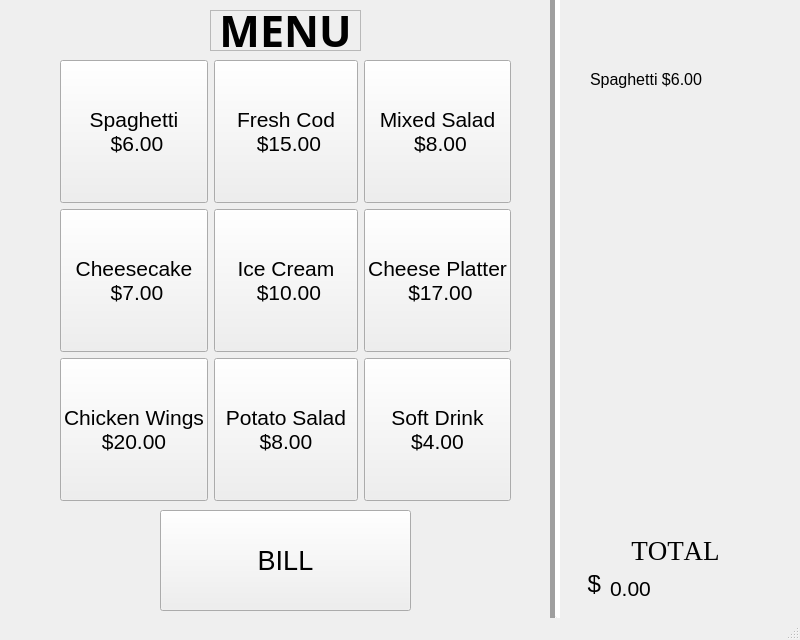
<?xml version="1.0" encoding="UTF-8"?>
<ui version="4.0">
 <class>MainWindow</class>
 <widget class="QMainWindow" name="MainWindow">
  <property name="geometry">
   <rect>
    <x>0</x>
    <y>0</y>
    <width>800</width>
    <height>640</height>
   </rect>
  </property>
  <property name="windowTitle">
   <string>MainWindow</string>
  </property>
  <widget class="QWidget" name="centralwidget">
   <widget class="QLabel" name="label">
    <property name="geometry">
     <rect>
      <x>210</x>
      <y>10</y>
      <width>151</width>
      <height>41</height>
     </rect>
    </property>
    <property name="font">
     <font>
      <family>Microsoft PhagsPa</family>
      <pointsize>32</pointsize>
      <weight>75</weight>
      <bold>true</bold>
     </font>
    </property>
    <property name="frameShape">
     <enum>QFrame::StyledPanel</enum>
    </property>
    <property name="lineWidth">
     <number>1</number>
    </property>
    <property name="text">
     <string>MENU</string>
    </property>
    <property name="alignment">
     <set>Qt::AlignCenter</set>
    </property>
    <property name="wordWrap">
     <bool>false</bool>
    </property>
    <property name="margin">
     <number>0</number>
    </property>
    <property name="indent">
     <number>-1</number>
    </property>
   </widget>
   <widget class="Line" name="line">
    <property name="geometry">
     <rect>
      <x>520</x>
      <y>-50</y>
      <width>71</width>
      <height>671</height>
     </rect>
    </property>
    <property name="lineWidth">
     <number>5</number>
    </property>
    <property name="orientation">
     <enum>Qt::Vertical</enum>
    </property>
   </widget>
   <widget class="QWidget" name="gridLayoutWidget">
    <property name="geometry">
     <rect>
      <x>60</x>
      <y>60</y>
      <width>451</width>
      <height>441</height>
     </rect>
    </property>
    <layout class="QGridLayout">
     <item row="2" column="0">
      <widget class="QPushButton" name="Button_7">
       <property name="sizePolicy">
        <sizepolicy hsizetype="Expanding" vsizetype="Expanding">
         <horstretch>0</horstretch>
         <verstretch>0</verstretch>
        </sizepolicy>
       </property>
       <property name="font">
        <font>
         <pointsize>16</pointsize>
        </font>
       </property>
       <property name="text">
        <string>Chicken Wings 
$20.00</string>
       </property>
      </widget>
     </item>
     <item row="0" column="0">
      <widget class="QPushButton" name="Button_1">
       <property name="sizePolicy">
        <sizepolicy hsizetype="Expanding" vsizetype="Expanding">
         <horstretch>0</horstretch>
         <verstretch>0</verstretch>
        </sizepolicy>
       </property>
       <property name="font">
        <font>
         <pointsize>16</pointsize>
        </font>
       </property>
       <property name="text">
        <string>Spaghetti 
 $6.00</string>
       </property>
       <property name="autoRepeat">
        <bool>false</bool>
       </property>
       <property name="default">
        <bool>false</bool>
       </property>
       <property name="flat">
        <bool>false</bool>
       </property>
      </widget>
     </item>
     <item row="0" column="2">
      <widget class="QPushButton" name="Button_3">
       <property name="sizePolicy">
        <sizepolicy hsizetype="Expanding" vsizetype="Expanding">
         <horstretch>0</horstretch>
         <verstretch>0</verstretch>
        </sizepolicy>
       </property>
       <property name="font">
        <font>
         <pointsize>16</pointsize>
        </font>
       </property>
       <property name="text">
        <string>Mixed Salad 
 $8.00</string>
       </property>
      </widget>
     </item>
     <item row="2" column="1">
      <widget class="QPushButton" name="Button_8">
       <property name="sizePolicy">
        <sizepolicy hsizetype="Expanding" vsizetype="Expanding">
         <horstretch>0</horstretch>
         <verstretch>0</verstretch>
        </sizepolicy>
       </property>
       <property name="font">
        <font>
         <pointsize>16</pointsize>
        </font>
       </property>
       <property name="text">
        <string>Potato Salad 
$8.00</string>
       </property>
      </widget>
     </item>
     <item row="0" column="1">
      <widget class="QPushButton" name="Button_2">
       <property name="sizePolicy">
        <sizepolicy hsizetype="Expanding" vsizetype="Expanding">
         <horstretch>0</horstretch>
         <verstretch>0</verstretch>
        </sizepolicy>
       </property>
       <property name="font">
        <font>
         <pointsize>16</pointsize>
        </font>
       </property>
       <property name="text">
        <string>Fresh Cod 
 $15.00</string>
       </property>
      </widget>
     </item>
     <item row="1" column="2">
      <widget class="QPushButton" name="Button_6">
       <property name="sizePolicy">
        <sizepolicy hsizetype="Expanding" vsizetype="Expanding">
         <horstretch>0</horstretch>
         <verstretch>0</verstretch>
        </sizepolicy>
       </property>
       <property name="font">
        <font>
         <pointsize>16</pointsize>
        </font>
       </property>
       <property name="text">
        <string>Cheese Platter 
 $17.00</string>
       </property>
      </widget>
     </item>
     <item row="2" column="2">
      <widget class="QPushButton" name="Button_9">
       <property name="sizePolicy">
        <sizepolicy hsizetype="Expanding" vsizetype="Expanding">
         <horstretch>0</horstretch>
         <verstretch>0</verstretch>
        </sizepolicy>
       </property>
       <property name="font">
        <font>
         <pointsize>16</pointsize>
        </font>
       </property>
       <property name="text">
        <string>Soft Drink 
$4.00</string>
       </property>
      </widget>
     </item>
     <item row="1" column="0">
      <widget class="QPushButton" name="Button_4">
       <property name="sizePolicy">
        <sizepolicy hsizetype="Expanding" vsizetype="Expanding">
         <horstretch>0</horstretch>
         <verstretch>0</verstretch>
        </sizepolicy>
       </property>
       <property name="font">
        <font>
         <pointsize>16</pointsize>
        </font>
       </property>
       <property name="text">
        <string>Cheesecake 
 $7.00</string>
       </property>
      </widget>
     </item>
     <item row="1" column="1">
      <widget class="QPushButton" name="Button_5">
       <property name="sizePolicy">
        <sizepolicy hsizetype="Expanding" vsizetype="Expanding">
         <horstretch>0</horstretch>
         <verstretch>0</verstretch>
        </sizepolicy>
       </property>
       <property name="font">
        <font>
         <pointsize>16</pointsize>
        </font>
       </property>
       <property name="text">
        <string>Ice Cream 
 $10.00</string>
       </property>
      </widget>
     </item>
    </layout>
   </widget>
   <widget class="QPushButton" name="Button_bill">
    <property name="geometry">
     <rect>
      <x>160</x>
      <y>510</y>
      <width>251</width>
      <height>101</height>
     </rect>
    </property>
    <property name="font">
     <font>
      <pointsize>20</pointsize>
     </font>
    </property>
    <property name="text">
     <string>BILL</string>
    </property>
   </widget>
   <widget class="QLabel" name="label_2">
    <property name="geometry">
     <rect>
      <x>600</x>
      <y>530</y>
      <width>151</width>
      <height>41</height>
     </rect>
    </property>
    <property name="font">
     <font>
      <family>Times New Roman</family>
      <pointsize>20</pointsize>
      <weight>50</weight>
      <bold>false</bold>
      <kerning>false</kerning>
     </font>
    </property>
    <property name="frameShape">
     <enum>QFrame::NoFrame</enum>
    </property>
    <property name="lineWidth">
     <number>1</number>
    </property>
    <property name="text">
     <string>TOTAL</string>
    </property>
    <property name="alignment">
     <set>Qt::AlignCenter</set>
    </property>
    <property name="wordWrap">
     <bool>false</bool>
    </property>
    <property name="margin">
     <number>0</number>
    </property>
    <property name="indent">
     <number>-1</number>
    </property>
   </widget>
   <widget class="QLabel" name="label_total">
    <property name="geometry">
     <rect>
      <x>610</x>
      <y>570</y>
      <width>151</width>
      <height>31</height>
     </rect>
    </property>
    <property name="font">
     <font>
      <pointsize>16</pointsize>
     </font>
    </property>
    <property name="text">
     <string>0.00</string>
    </property>
    <property name="alignment">
     <set>Qt::AlignBottom|Qt::AlignLeading|Qt::AlignLeft</set>
    </property>
   </widget>
   <widget class="QLabel" name="label_4">
    <property name="geometry">
     <rect>
      <x>570</x>
      <y>570</y>
      <width>31</width>
      <height>31</height>
     </rect>
    </property>
    <property name="font">
     <font>
      <pointsize>18</pointsize>
     </font>
    </property>
    <property name="text">
     <string>$</string>
    </property>
    <property name="alignment">
     <set>Qt::AlignRight|Qt::AlignTop|Qt::AlignTrailing</set>
    </property>
   </widget>
   <widget class="QWidget" name="horizontalLayoutWidget">
    <property name="geometry">
     <rect>
      <x>590</x>
      <y>70</y>
      <width>160</width>
      <height>441</height>
     </rect>
    </property>
    <layout class="QHBoxLayout" name="horizontalLayout_2">
     <item>
      <widget class="QLabel" name="label_list">
       <property name="font">
        <font>
         <pointsize>12</pointsize>
        </font>
       </property>
       <property name="text">
        <string>Spaghetti $6.00</string>
       </property>
       <property name="alignment">
        <set>Qt::AlignLeading|Qt::AlignLeft|Qt::AlignTop</set>
       </property>
      </widget>
     </item>
    </layout>
   </widget>
  </widget>
  <widget class="QStatusBar" name="statusbar"/>
 </widget>
 <resources/>
 <connections/>
</ui>
